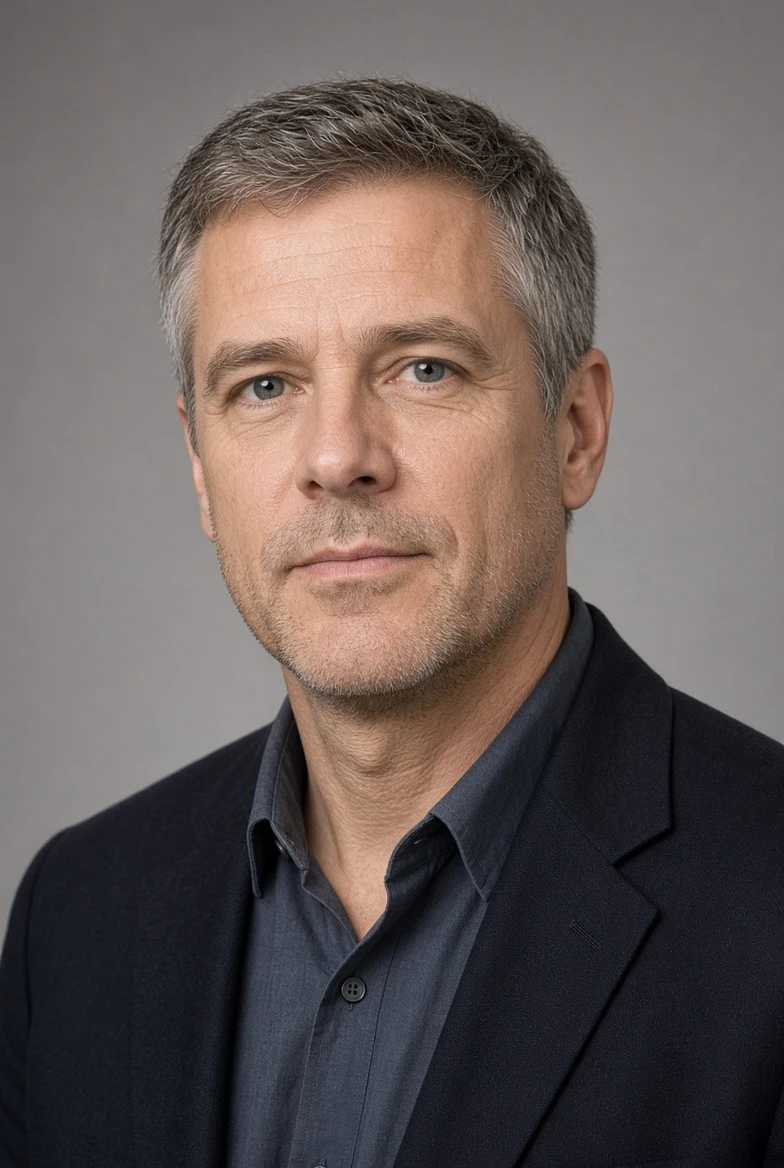
#> input picture ui/staff_faces/1.webp, 784 x 1168 px; its folder holds only this picture in this run
$ python -i pbg_new.py   (imports and definitions only)
#> lines starting #> are read from the running program, lines starting #| are printed output that depends on the picture; after the words box and inside, x2 and y2 are one past the last pixel; in counts of white or black regions, pixels touching at a corner belong together
#> further down, picture is the input picture: shape (1168, 784, 3); mean B, G, R 90.7, 93.5, 104
"""Player background pack (champman0102 t=11152, 800x600) -> F:\\CM2627 at 1680x1050.
usage: python pbg_new.py list <pack.zip> <Pictures dir>        new files (not in Pictures), sizes
       python pbg_new.py build <pack.zip> <Pictures dir> <out>  new files at 1680x1050 into out
       python pbg_new.py preview <pack.zip> <Pictures dir> <name in zip> <out.png>
New files are all player photos (p__*.RGN, no menu bar baked in): see scale()."""
import os, struct, sys, zipfile
import numpy as np
from PIL import Image
import rgn
from bkg_fix import NEW_BAR

W, H = 1680, 1050


def new_names(zpath, pics):
    have = set()
    for d, _, fs in os.walk(pics):
        for f in fs:
            have.add(os.path.relpath(os.path.join(d, f), pics).replace("\\", "/").lower())
    z = zipfile.ZipFile(zpath)
    out = []
    for n in z.namelist():
        rel = n[len("Pictures/"):]
        if rel.lower().endswith(".rgn") and rel.lower() not in have:
            out.append((n, rel))
    return z, out


def read_rgn(b):  # rgn.read on bytes
    w, h = struct.unpack_from("<II", b)
    px = np.frombuffer(b, "<u2", w * h, 48).reshape(h, w).astype(np.uint32)
    r, g, bl = (px >> 11) & 31, (px >> 5) & 63, px & 31
    return np.dstack([(r * 255 + 15) // 31, (g * 255 + 31) // 63, (bl * 255 + 15) // 31]).astype(np.uint8)


def scale(img):
    """Player photos have no bar baked in: the whole photo goes right of the 126 px menu bar, the bar
    strip gets the photo's own left-edge colour per row, darkened (like the club pictures' bar)."""
    out = np.empty((H, W, 3), np.uint8)
    out[:, NEW_BAR:] = np.asarray(Image.fromarray(img).resize((W - NEW_BAR, H), Image.LANCZOS))
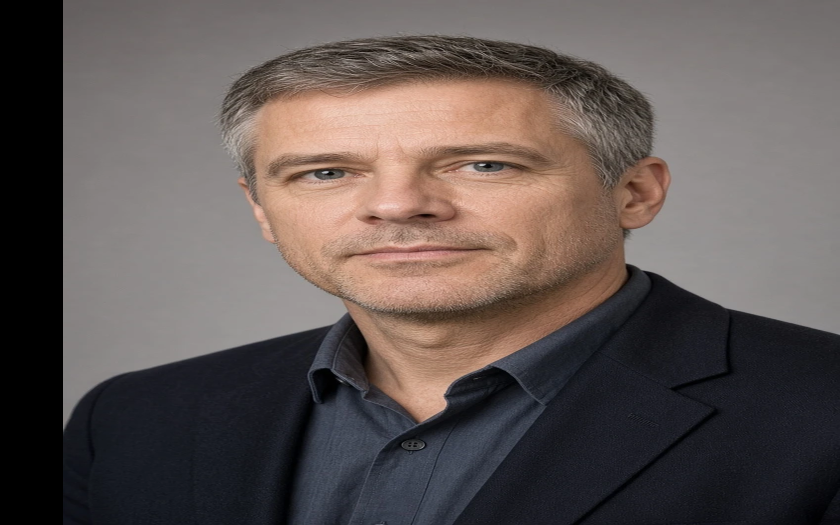
#> out: shape (1050, 1680, 3) (shown at 1/2 size); mean B, G, R 83.9, 86.5, 96.2
    edge = np.median(out[:, NEW_BAR:NEW_BAR + 12].astype(int), axis=1) * 0.45
#> edge = 1050 rows, first 8: [41.85, 42.3, 44.55], [41.85, 42.3, 44.55], [41.85, 42.3, 44.55], [41.85, 42.3, 44.55], [41.85, 42.3, 44.55], [41.85, 42.3, 44.55], [41.85, 42.3, 44.55], [42.75, 42.75, 45]
    smooth = np.asarray(Image.fromarray(edge.astype(np.uint8)[:, None]).resize((1, 64)).resize((1, H), Image.BILINEAR))
#> smooth = 1050 rows, first 8: [42, 42, 45], [42, 42, 45], [42, 42, 45], [42, 42, 45], [42, 42, 45], [42, 42, 45], [42, 42, 45], [42, 42, 45]
    out[:, :NEW_BAR] = smooth[:, :1]
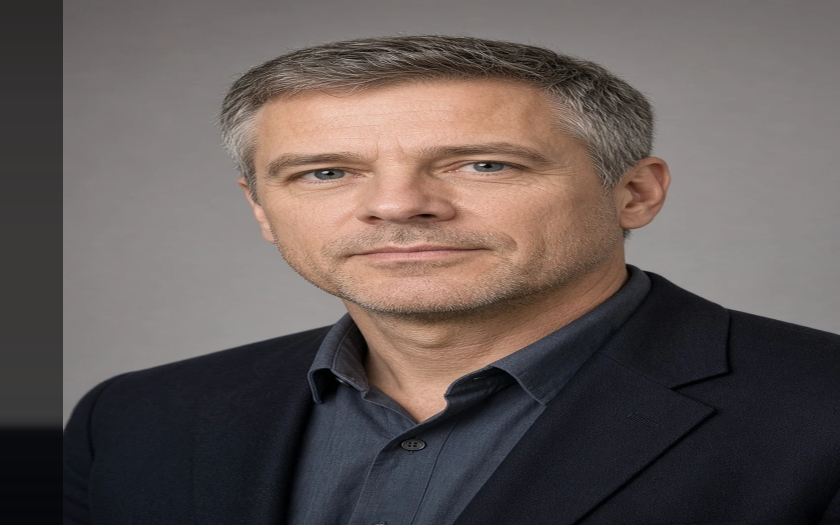
#> out: shape (1050, 1680, 3) (shown at 1/2 size); 7.5% of pixels changed, all inside (x1, y1, x2, y2) = (0, 0, 126, 1050)
    return out


# [18 lines not run here, left out]

>>> import cv2
>>> picture = cv2.imread('staff_faces/1.webp')
>>> result = scale(picture)

$ run again, on ui/staff_faces/2.webp
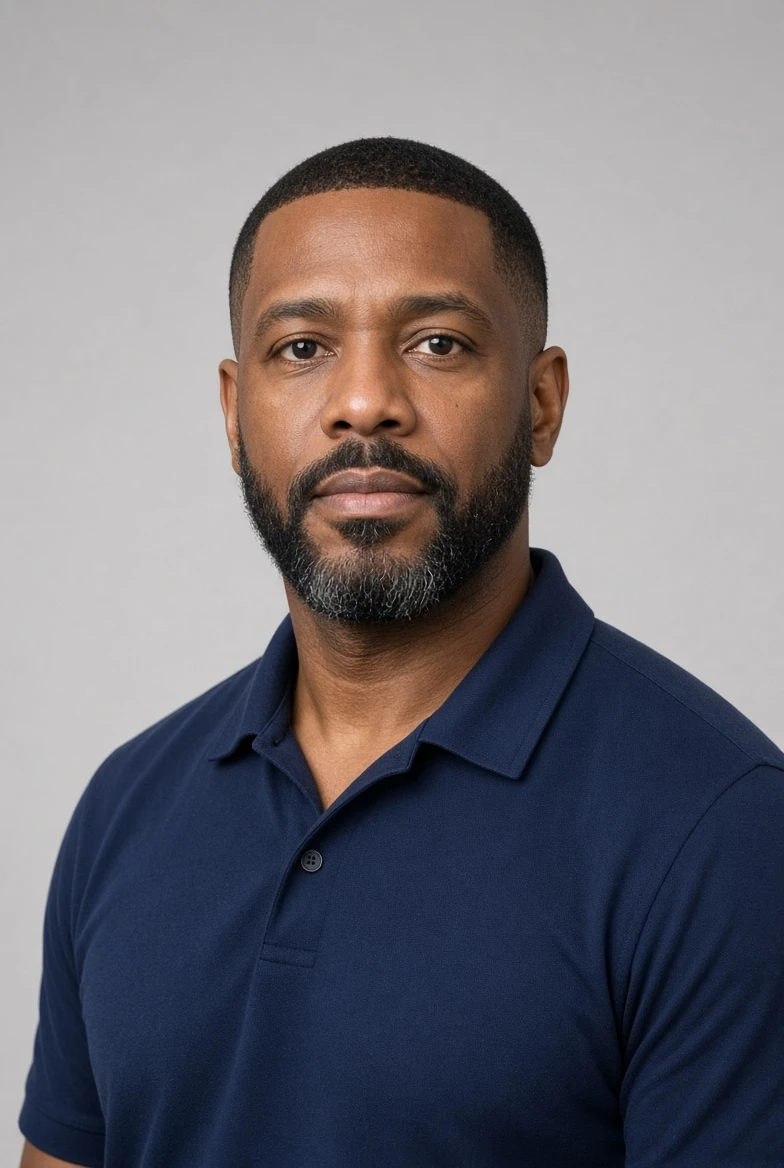
#> input picture ui/staff_faces/2.webp, 784 x 1168 px
#> picture is the input picture: shape (1168, 784, 3); mean B, G, R 119.6, 113.1, 115.9
#> in scale, `out[:, NEW_BAR:] = np.asarray(Image.fromarray(img).resize((W - NEW_BAR..`:
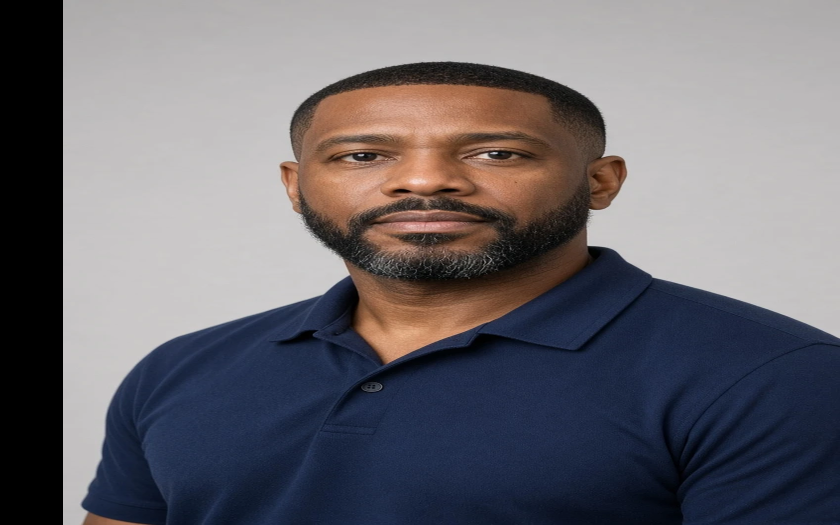
#> out: shape (1050, 1680, 3) (shown at 1/2 size); mean B, G, R 110.6, 104.6, 107.2
#> edge = 1050 rows, first 8: [76.5, 76.05, 77.4], [76.5, 76.05, 77.4], [76.5, 76.05, 77.4], [76.5, 76.05, 77.4], [76.5, 76.05, 77.4], [76.5, 76.05, 77.4], [76.5, 76.05, 77.4], [76.5, 76.5, 76.5]
#> smooth = 1050 rows, first 8: [76, 76, 77], [76, 76, 77], [76, 76, 77], [76, 76, 77], [76, 76, 77], [76, 76, 77], [76, 76, 77], [76, 76, 77]
#> in scale, `out[:, :NEW_BAR] = smooth[:, :1]`:
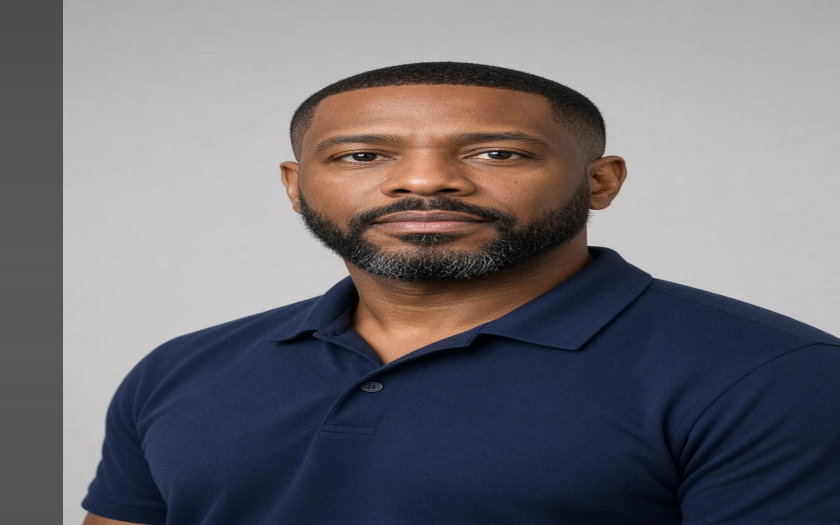
#> out: shape (1050, 1680, 3) (shown at 1/2 size); 7.5% of pixels changed, all inside (x1, y1, x2, y2) = (0, 0, 126, 1050)

$ run again, on ui/staff_faces/3.webp
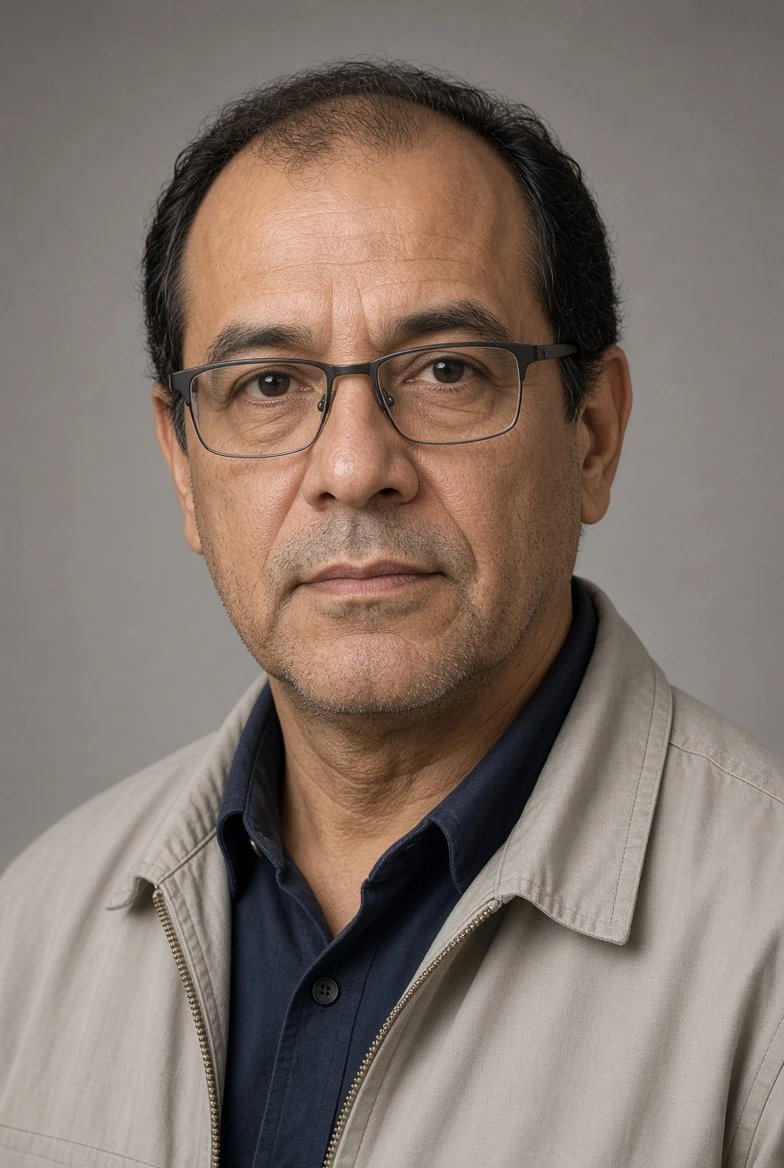
#> input picture ui/staff_faces/3.webp, 784 x 1168 px
#> picture is the input picture: shape (1168, 784, 3); mean B, G, R 107.4, 116.2, 130
#> in scale, `out[:, NEW_BAR:] = np.asarray(Image.fromarray(img).resize((W - NEW_BAR..`:
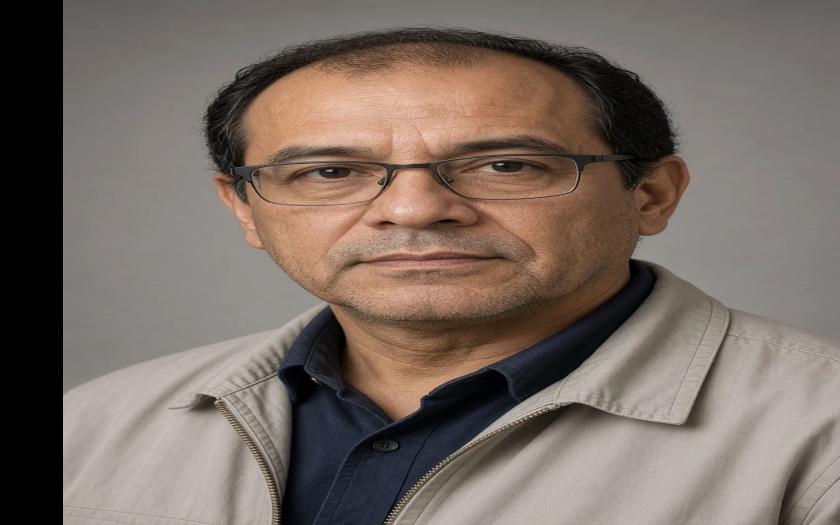
#> out: shape (1050, 1680, 3) (shown at 1/2 size); mean B, G, R 99.3, 107.5, 120.2
#> edge = 1050 rows, first 8: [40.5, 41.85, 44.1], [40.5, 41.85, 44.1], [40.5, 41.85, 44.1], [40.5, 41.85, 44.1], [40.5, 41.85, 44.1], [40.5, 41.85, 44.1], [40.5, 41.85, 44.1], [40.5, 41.85, 44.1]
#> smooth = 1050 rows, first 8: [40, 41, 44], [40, 41, 44], [40, 41, 44], [40, 41, 44], [40, 41, 44], [40, 41, 44], [40, 41, 44], [40, 41, 44]
#> in scale, `out[:, :NEW_BAR] = smooth[:, :1]`:
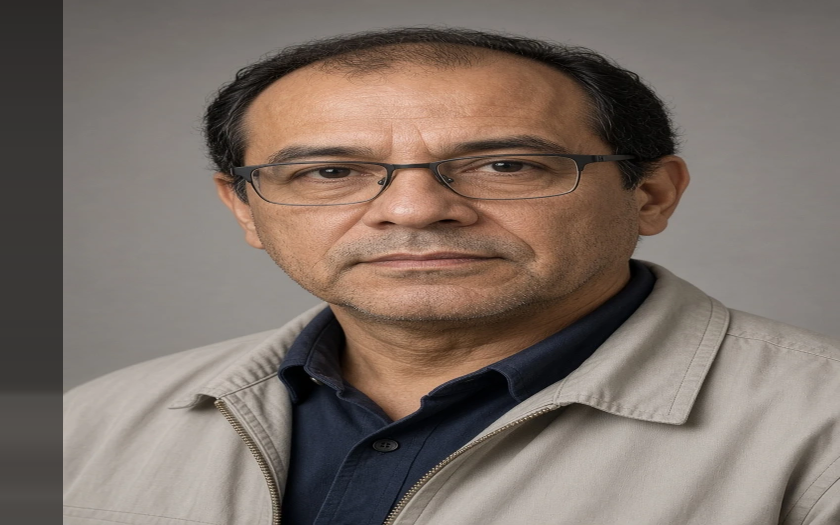
#> out: shape (1050, 1680, 3) (shown at 1/2 size); 7.5% of pixels changed, all inside (x1, y1, x2, y2) = (0, 0, 126, 1050)

$ run again, on ui/staff_faces/4.webp
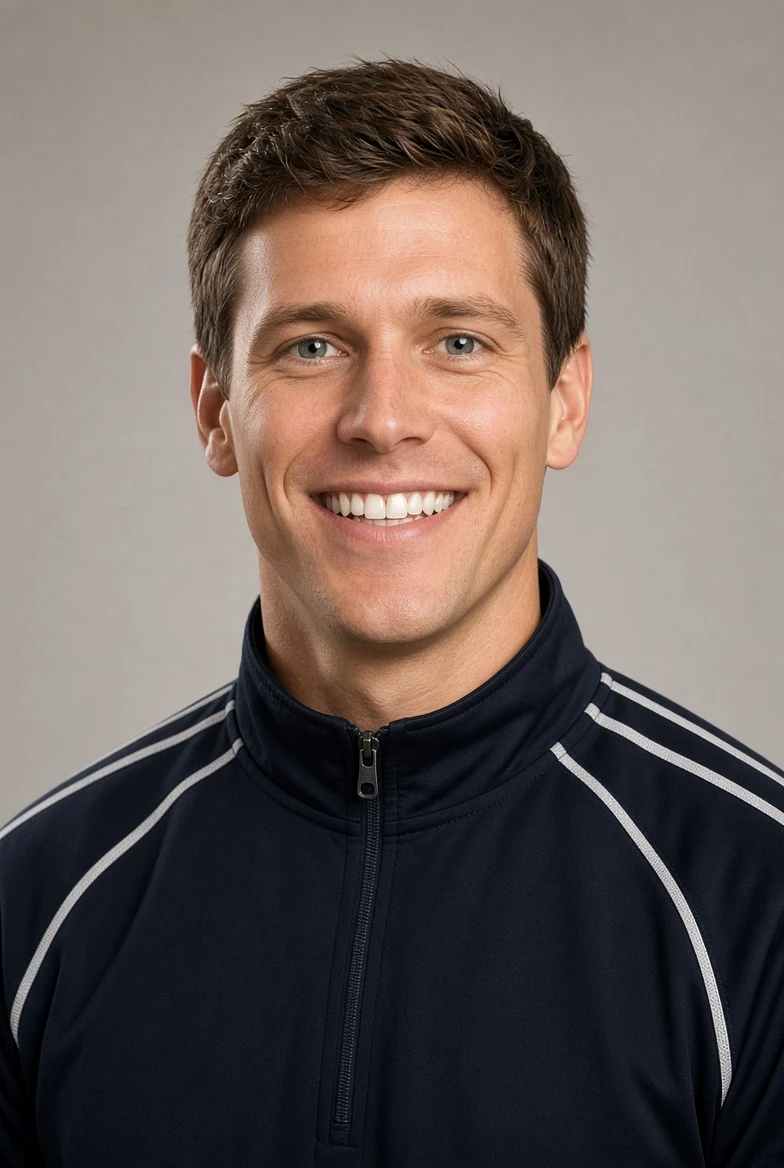
#> input picture ui/staff_faces/4.webp, 784 x 1168 px
#> picture is the input picture: shape (1168, 784, 3); mean B, G, R 93.6, 98.2, 109.4
#> in scale, `out[:, NEW_BAR:] = np.asarray(Image.fromarray(img).resize((W - NEW_BAR..`:
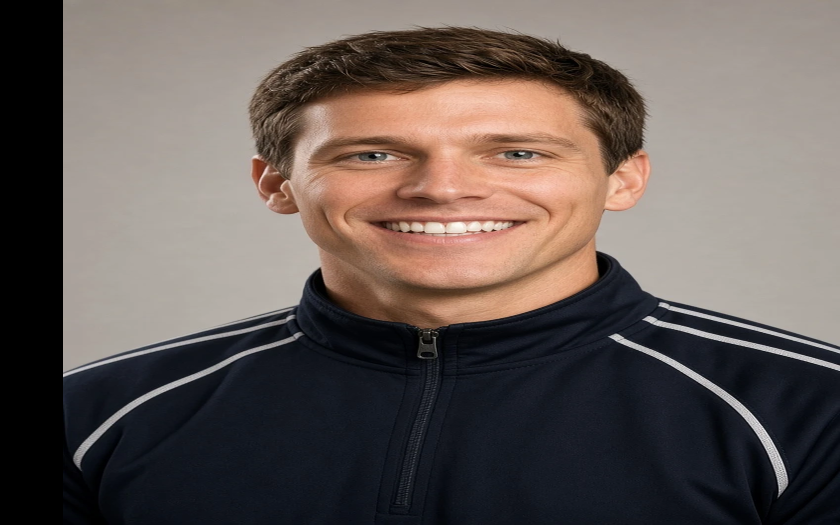
#> out: shape (1050, 1680, 3) (shown at 1/2 size); mean B, G, R 86.5, 90.9, 101.2
#> edge = 1050 rows, first 8: [58.95, 63, 66.15], [58.95, 63, 66.15], [58.95, 63, 66.15], [58.95, 63, 66.15], [58.95, 63, 66.15], [58.95, 63, 66.15], [58.5, 62.55, 65.7], [58.5, 62.1, 65.7]
#> smooth = 1050 rows, first 8: [58, 62, 65], [58, 62, 65], [58, 62, 65], [58, 62, 65], [58, 62, 65], [58, 62, 65], [58, 62, 65], [58, 62, 65]
#> in scale, `out[:, :NEW_BAR] = smooth[:, :1]`:
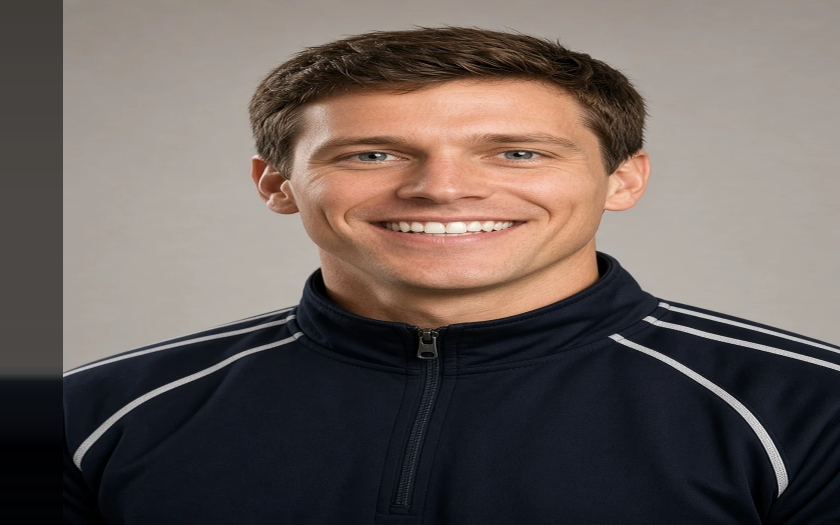
#> out: shape (1050, 1680, 3) (shown at 1/2 size); 7.5% of pixels changed, all inside (x1, y1, x2, y2) = (0, 0, 126, 1050)
